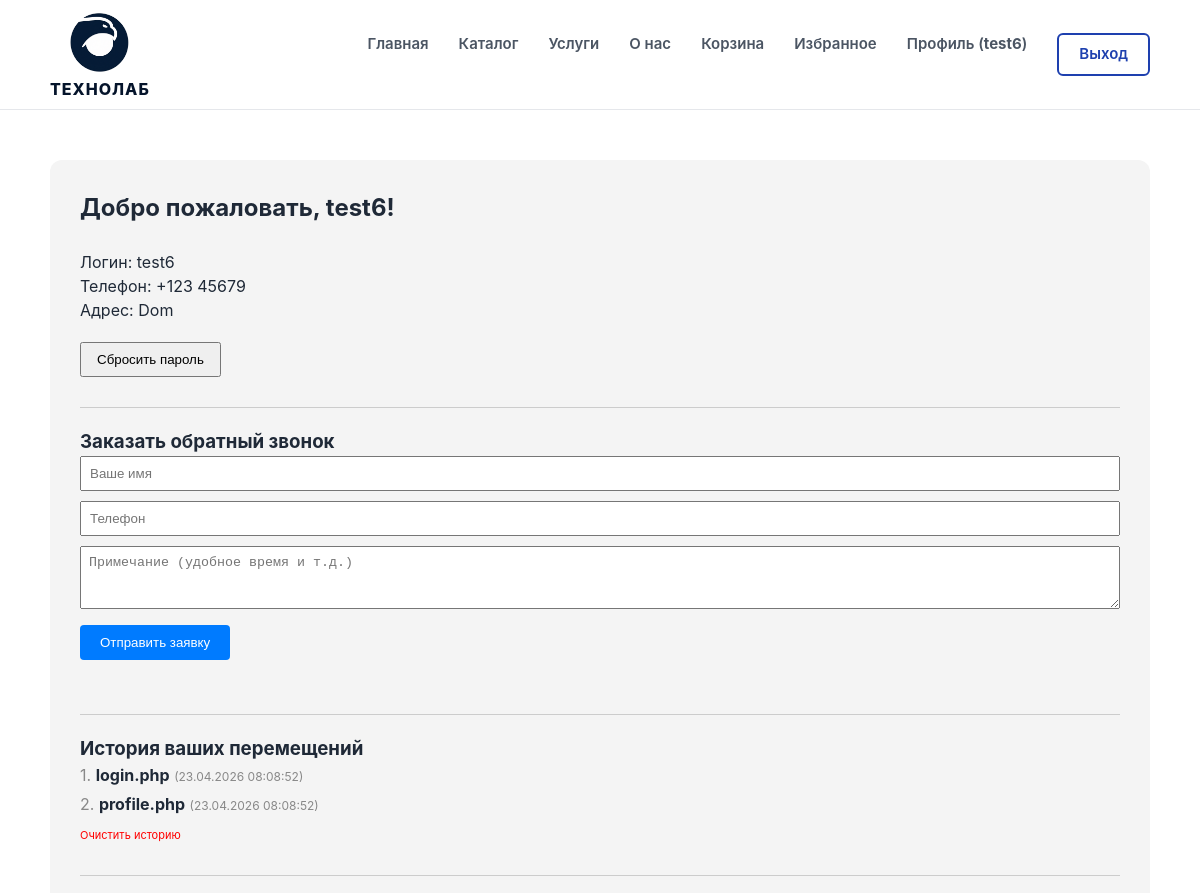
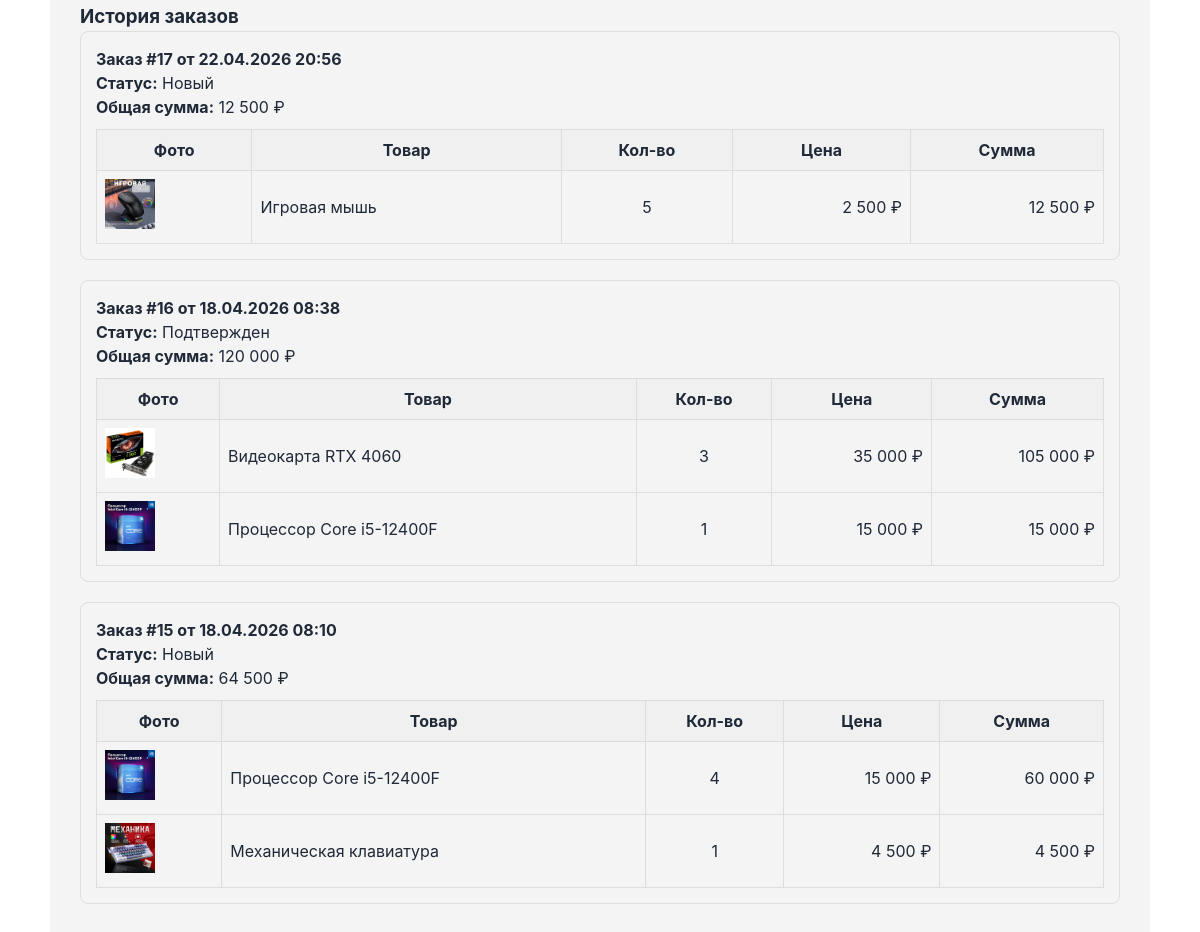
Page /profile.php (signed in) on the committed database (2 pictures, top to bottom).
### tables this page shows
CREATE TABLE `users2` (
  `id` int UNSIGNED NOT NULL,
  `username` varchar(50) NOT NULL,
  `password` varchar(255) NOT NULL,
  `phone` varchar(20) DEFAULT NULL,
  `address` varchar(255) DEFAULT NULL,
  `email` varchar(100) DEFAULT NULL,
  `zip` varchar(20) DEFAULT NULL,
  `created_at` timestamp NULL DEFAULT CURRENT_TIMESTAMP,
  `reset_token` varchar(255) DEFAULT NULL,
  `role` int DEFAULT '0'
);

CREATE TABLE `orders` (
  `id` int UNSIGNED NOT NULL,
  `user_id` int UNSIGNED DEFAULT NULL,
  `status` varchar(20) DEFAULT 'new',
  `created_at` timestamp NULL DEFAULT CURRENT_TIMESTAMP,
  `name` varchar(100) DEFAULT NULL,
  `phone` varchar(20) DEFAULT NULL,
  `email` varchar(100) DEFAULT NULL,
  `address` text,
  `comment` text,
  `payment` varchar(20) DEFAULT 'cash',
  `delivery` varchar(20) DEFAULT 'pickup',
  `total_price` int DEFAULT '0'
);

CREATE TABLE `order_items` (
  `id` int UNSIGNED NOT NULL,
  `order_id` int UNSIGNED DEFAULT NULL,
  `product_id` int UNSIGNED DEFAULT NULL,
  `quantity` int NOT NULL,
  `price` int DEFAULT '0'
);

CREATE TABLE `products` (
  `id` int UNSIGNED NOT NULL,
  `name` varchar(100) NOT NULL,
  `description` text,
  `price` decimal(10,2) NOT NULL,
  `category_id` int UNSIGNED DEFAULT NULL,
  `stock` int DEFAULT '0',
  `created_at` timestamp NULL DEFAULT CURRENT_TIMESTAMP,
  `image` varchar(255) DEFAULT NULL
);

### includes/functions.php (called while the page is built, shortened)
<?php
require_once('db.php');
function dbquery($sql) {
    global $db;
    return mysqli_query($db, $sql);
}
function dbrows($result) {
    return mysqli_num_rows($result);
}
function dbfetcha($result) {
    return mysqli_fetch_assoc($result);
}
function check_user() {
    if (!isset($_SESSION['my_inside'])) {
        return '';
    } else {
        return $_SESSION['current_user'];
    }
}
?>

### profile.php (the view, shortened to what this page needs)
<?php
require_once('includes/functions.php');
?>
<!DOCTYPE html>
<html lang="ru">
<head>
    <link rel="stylesheet" href="css/style.css">
</head>
<body>
    <header class="header">
        <div class="container header__container">
            <div class="logo-group"><?php include('top/logo.php'); ?></div>
            <?php include('top/menu.php'); ?>
        </div>
    </header>
    <main class="container" style="margin-top: 50px;">
        <section class="user-info" style="background: #f4f4f4; padding: 30px; border-radius: 12px;">
            <h2>Добро пожаловать, <?php echo htmlspecialchars($_SESSION['current_user']); ?>!</h2>
            <br>
            <?php
            $user = $_SESSION['current_user'];
            $sql = "SELECT username, phone, address FROM users2 WHERE username = '$user'";
            $result = dbquery($sql);
            if ($result && dbrows($result) > 0) {
                $data = dbfetcha($result);
                ?>
                <p>Логин: <?php echo htmlspecialchars($data['username']); ?></p>
                <p>Телефон: <?php echo htmlspecialchars($data['phone']); ?></p>
                <p>Адрес: <?php echo htmlspecialchars($data['address']); ?></p>
                <?php
            }
            ?>
            <form method="post" style="margin-top: 20px;">
                <input type="submit" name="reset_request" value="Сбросить пароль" style="padding: 8px 15px; cursor: pointer;">
            </form>
            <div style="margin-top: 30px; border-top: 1px solid #ccc; padding-top: 20px;">
                <h3>Заказать обратный звонок</h3>
                <form method="post">
                    <input type="text" name="c_name" placeholder="Ваше имя" required style="width:100%; padding:8px; margin-bottom:10px;">
                    <input type="text" name="c_phone" placeholder="Телефон" required style="width:100%; padding:8px; margin-bottom:10px;">
                    <textarea name="c_comment" placeholder="Примечание (удобное время и т.д.)" rows="3" style="width:100%; padding:8px; margin-bottom:10px;"></textarea>
                    <button type="submit" name="send_callback" style="background:#007bff; color:white; border:none; padding:10px 20px; border-radius:4px; cursor:pointer;">Отправить заявку</button>
                </form>
            </div>
            <br>
            <div class="task-block" style="margin-top: 30px; border-top: 1px solid #ccc; padding-top: 20px;">
                <h3>История ваших перемещений</h3>
                <ul style="list-style: none; padding: 0;">
                    <?php
                    if (isset($_SESSION['history']) && !empty($_SESSION['history'])) {
                        foreach ($_SESSION['history'] as $index => $entry) {
                            $page = is_array($entry) ? $entry['page'] : $entry;
                            $time = is_array($entry) ? $entry['time'] : '';
                            echo "<li style='margin-bottom: 5px;'>";
                            echo "<span style='color: #888;'>" . ($index + 1) . ".</span> ";
                            echo "<strong>" . htmlspecialchars($page) . "</strong>";
                            if ($time) echo " <span style='color:#888; font-size:12px;'>($time)</span>";
                            echo "</li>";
                        }
                    } else {
                        echo "<li>История посещений пуста.</li>";
                    }
                    ?>
                </ul>
                <a href="includes/clear_history.php" style="font-size: 11px; color: red; text-decoration: none;">Очистить историю</a>
            </div>
            <div class="orders-block" style="margin-top: 30px; border-top: 1px solid #ccc; padding-top: 20px;">
                <h3>История заказов</h3>
                <?php
                $user = $_SESSION['current_user'];
                $user_result = dbquery("SELECT id FROM users2 WHERE username = '$user' LIMIT 1");
                $user_data = dbfetcha($user_result);
                $user_id = intval($user_data['id']);
                $orders_result = dbquery("SELECT * FROM orders WHERE user_id = $user_id ORDER BY created_at DESC");
                if (dbrows($orders_result) > 0) {
                    while ($order = dbfetcha($orders_result)) {
                        echo "<div style='border: 1px solid #ddd; padding: 15px; margin-bottom: 20px; border-radius: 8px;'>";
                        echo "<h4>Заказ #" . $order['id'] . " от " . date('d.m.Y H:i', strtotime($order['created_at'])) . "</h4>";
                        echo "<p><strong>Статус:</strong> " . htmlspecialchars($order['status']) . "</p>";
                        echo "<p><strong>Общая сумма:</strong> " . number_format($order['total_price'], 0, '', ' ') . " ₽</p>";
                        $order_items_result = dbquery("SELECT oi.quantity, oi.price, p.name, p.image FROM order_items oi JOIN products p ON oi.product_id = p.id WHERE oi.order_id = " . $order['id']);
                        if (dbrows($order_items_result) > 0) {
                            echo "<table style='width: 100%; border-collapse: collapse; margin-top: 10px;'>";
                            echo "<thead><tr style='background: #f0f0f0;'><th style='padding: 8px; border: 1px solid #ddd;'>Фото</th><th style='padding: 8px; border: 1px solid #ddd;'>Товар</th><th style='padding: 8px; border: 1px solid #ddd;'>Кол-во</th><th style='padding: 8px; border: 1px solid #ddd;'>Цена</th><th style='padding: 8px; border: 1px solid #ddd;'>Сумма</th></tr></thead>";
                            echo "<tbody>";
                            while ($item = dbfetcha($order_items_result)) {
                                $img = !empty($item['image']) ? 'images/products/' . $item['image'] : 'images/no-product.png';
                                echo "<tr>";
                                echo "<td style='padding: 8px; border: 1px solid #ddd;'><img src='" . $img . "' alt='' style='width: 50px; height: 50px; object-fit: cover;'></td>";
                                echo "<td style='padding: 8px; border: 1px solid #ddd;'>" . htmlspecialchars($item['name']) . "</td>";
                                echo "<td style='padding: 8px; border: 1px solid #ddd; text-align: center;'>" . $item['quantity'] . "</td>";
                                echo "<td style='padding: 8px; border: 1px solid #ddd; text-align: right;'>" . number_format($item['price'], 0, '', ' ') . " ₽</td>";
                                echo "<td style='padding: 8px; border: 1px solid #ddd; text-align: right;'>" . number_format($item['quantity'] * $item['price'], 0, '', ' ') . " ₽</td>";
                                echo "</tr>";
                            }
                            echo "</tbody></table>";
                        } else {
                            echo "<p>Товары не найдены.</p>";
                        }
                        echo "</div>";
                    }
                } else {
                    echo "<p>У вас нет заказов.</p>";
                }
                ?>
            </div>
        </section>
    </main>
</body>
</html>

### top/logo.php
<?php
$dir = dirname($_SERVER['REQUEST_URI']);
$is_admin = (strpos($dir, '/adm') !== false);
$img_path = $is_admin ? '../images/лого2.png' : 'images/лого2.png';
?>
<img src="<?php echo $img_path; ?>" alt="ТехноЛаб" class="logo-img">
<div class="logo-name">ТехноЛаб</div>

### top/menu.php
<nav class="nav">
    <a href="index.php" class="nav__link">Главная</a>
    <a href="catalog.php" class="nav__link">Каталог</a>
    <a href="#services" class="nav__link">Услуги</a>
    <a href="#about" class="nav__link">О нас</a>
    <a href="cart.php" class="nav__link">Корзина</a>
    <a href="favorites.php" class="nav__link">Избранное</a>
    <?php
    $user = check_user();
    if ($user !== '') {
        echo '<a href="profile.php" class="nav__link">Профиль (<b>'.$user.'</b>)</a>';
        echo '<a href="includes/logout.php" class="nav__link nav__link--btn">Выход</a>';
    } else {
        echo '<a href="login_page.php" class="nav__link nav__link--btn">Вход</a>';
    }
    ?>
</nav>

### css/style.css (style rules this page uses)
:root { --dark-navy: #05142b; --brand-blue: #1E40AF; --accent-yellow: #FBBF24; --bg-light: #F9FAFB; }
* { margin: 0; padding: 0; box-sizing: border-box; }
body { font-family: 'Inter', sans-serif; color: #1F2937; line-height: 1.5; background: #fff; }
.container { max-width: 1440px; margin: 0 auto; padding: 0 50px; }
.header { height: 110px; background: #fff; border-bottom: 1px solid #E5E7EB; display: flex; align-items: center; }
.header__container { width: 100%; display: flex; justify-content: space-between; align-items: center; }
.logo-group { display: flex; flex-direction: column; align-items: center; }
.logo-img { height: 65px; width: auto; }
.logo-name { font-weight: 800; font-size: 16px; color: var(--dark-navy); letter-spacing: 1px; text-transform: uppercase; margin-top: 4px; }
.nav { display: flex; gap: 30px; }
.nav__link { text-decoration: none; color: #4B5563; font-weight: 600; font-size: 15px; transition: 0.2s; }
.nav__link--btn { color: var(--brand-blue); border: 2px solid var(--brand-blue); padding: 8px 20px; border-radius: 6px; }

### rows in the picture
users2: username "test6", phone "+123 45679", address "Dom"
orders: id "17", created_at "22.04.2026 20:56", status "Новый", total_price "12 500"
order_items: product.image (picture), product.name "Игровая мышь", quantity "5", price "2 500", $item['quantity'] * $item['price'] "12 500"
orders: id "16", created_at "18.04.2026 08:38", status "Подтвержден", total_price "120 000"
order_items: product.image (picture), product.name "Видеокарта RTX 4060", quantity "3", price "35 000", $item['quantity'] * $item['price'] "105 000"
order_items: product.image (picture), product.name "Процессор Core i5-12400F", quantity "1", price "15 000", $item['quantity'] * $item['price'] "15 000"
orders: id "15", created_at "18.04.2026 08:10", status "Новый", total_price "64 500"
order_items: product.image (picture), product.name "Процессор Core i5-12400F", quantity "4", price "15 000", $item['quantity'] * $item['price'] "60 000"
order_items: product.image (picture), product.name "Механическая клавиатура", quantity "1", price "4 500", $item['quantity'] * $item['price'] "4 500"

### other values in the picture
$user "test6"
$_SESSION['current_user'] "test6"
$page "login.php"
$time "23.04.2026 08:08:52"
$page "profile.php"
